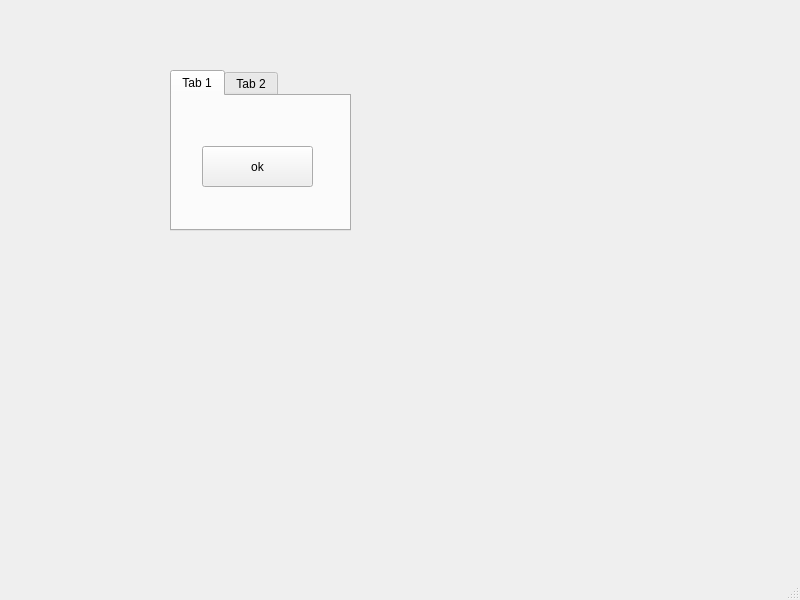
<?xml version="1.0" encoding="UTF-8"?>
<ui version="4.0">
 <class>mainWindow</class>
 <widget class="QMainWindow" name="mainWindow">
  <property name="geometry">
   <rect>
    <x>0</x>
    <y>0</y>
    <width>800</width>
    <height>600</height>
   </rect>
  </property>
  <property name="windowTitle">
   <string>MainWindow</string>
  </property>
  <widget class="QWidget" name="centralwidget">
   <widget class="QTabWidget" name="tabWidget">
    <property name="geometry">
     <rect>
      <x>170</x>
      <y>70</y>
      <width>181</width>
      <height>161</height>
     </rect>
    </property>
    <property name="currentIndex">
     <number>0</number>
    </property>
    <widget class="QWidget" name="tab">
     <attribute name="title">
      <string>Tab 1</string>
     </attribute>
     <widget class="QPushButton" name="bnt_ok">
      <property name="geometry">
       <rect>
        <x>30</x>
        <y>50</y>
        <width>111</width>
        <height>41</height>
       </rect>
      </property>
      <property name="text">
       <string>ok</string>
      </property>
     </widget>
    </widget>
    <widget class="QWidget" name="tab_2">
     <attribute name="title">
      <string>Tab 2</string>
     </attribute>
     <widget class="QPushButton" name="bnt_iptal">
      <property name="geometry">
       <rect>
        <x>30</x>
        <y>40</y>
        <width>121</width>
        <height>51</height>
       </rect>
      </property>
      <property name="text">
       <string>iptal</string>
      </property>
     </widget>
    </widget>
   </widget>
  </widget>
  <widget class="QMenuBar" name="menubar">
   <property name="geometry">
    <rect>
     <x>0</x>
     <y>0</y>
     <width>800</width>
     <height>22</height>
    </rect>
   </property>
  </widget>
  <widget class="QStatusBar" name="statusbar"/>
 </widget>
 <resources/>
 <connections/>
</ui>
